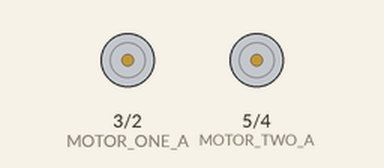
The sketch below on a simulated Arduino Uno, built with avr-gcc and run on an emulated ATmega328P. Shown: motor-driver pin pairs drawn as motors (green arrow = first pin HIGH = forward, orange = second pin HIGH = backward, longer = more drive).

Above: at 1.2 s.
At 3.0 s:
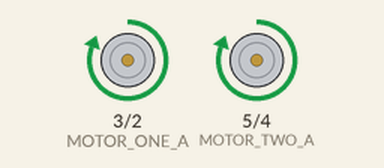
At 8.2 s:
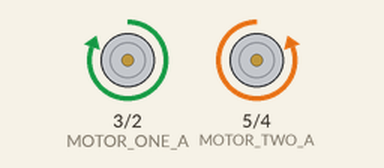
Timing chart, 0 to 12.4 s (numbered marks = the images above):
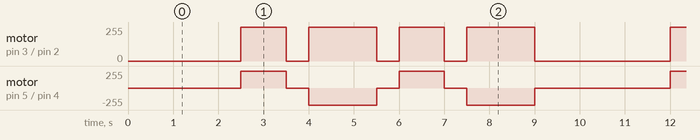

The sketch:

Tank_Draft.ino
```cpp
/*This is part of the code; // Everything after these slashes is a comment and not part of the code

  /*

   Everything in this block is commented out

*/

#define INFRAREDONE 2
#define INFRAREDTWO 3
#define ULTRASONIC_TRIG 4
#define ULTRASONIC_ECHO 5
#define LASER_DIODE 6
#define MOTOR_ONE_A 3
#define MOTOR_ONE_B 2
#define MOTOR_TWO_A 5
#define MOTOR_TWO_B 4
#define BUZZER 7
#define LED ?
#define TURRET_SERVO 8

//move backwards
void moveBackwards() {
  //this is where the code for moving backwards will go.
  digitalWrite(MOTOR_ONE_A, HIGH);
  digitalWrite(MOTOR_ONE_B, LOW);
  digitalWrite(MOTOR_TWO_A, HIGH);
  digitalWrite(MOTOR_TWO_B, LOW);


}

//move forwards
void moveForwards() {
  digitalWrite(MOTOR_ONE_A, HIGH);    // Write to input M1A Low
  digitalWrite(MOTOR_ONE_B, LOW);
  digitalWrite(MOTOR_TWO_A, HIGH);
  digitalWrite(MOTOR_TWO_B, LOW);
}

//Turn left
void turnLeft() {
  digitalWrite(MOTOR_ONE_A, LOW);
  digitalWrite(MOTOR_ONE_B, HIGH);
  digitalWrite(MOTOR_TWO_A, HIGH);
  digitalWrite(MOTOR_TWO_B, LOW);
}

//turn right
void turnRight() {
  digitalWrite(MOTOR_ONE_A, HIGH);
  digitalWrite(MOTOR_ONE_B, LOW);
  digitalWrite(MOTOR_TWO_A, LOW);
  digitalWrite(MOTOR_TWO_B, HIGH);
}

void allStop() {
  digitalWrite(MOTOR_ONE_A, LOW);
  digitalWrite(MOTOR_ONE_B, LOW);
  digitalWrite(MOTOR_TWO_A, LOW);
  digitalWrite(MOTOR_TWO_B, LOW);
}

//detect infrared

void detectInfrared() {

}

//detect echo
void detectEcho() {

}
//fire ze laser!!!

void laserFire() {
  // Everything in these squiggly brackets is
  // part of the laserFire function code block

}

int variable1 = 0;


void setup() {
  pinMode(MOTOR_ONE_A, OUTPUT);
  pinMode(MOTOR_ONE_B, OUTPUT);
  pinMode(MOTOR_TWO_A, OUTPUT);
  pinMode(MOTOR_TWO_B, OUTPUT);

}

void loop() {
  // put your main code here, to run repeatedly:
  delay(2500);
  moveForwards();
  delay(1000);
  allStop();
  delay(500);
  turnRight();
  delay(1500);
  allStop();
  delay(500);
  moveForwards();
  delay(1000);
  allStop();
  delay(500);
  turnRight();
  delay(1500);
  allStop();
  delay(500);
}
```

Measured:
- by itself, motor on pin 3 (MOTOR_ONE_A) / pin 2 (MOTOR_ONE_B): repeats every 9.5 s: stopped 0.50 s, forward 255/255 1.5 s, stopped 0.50 s, forward 255/255 1.0 s, stopped 0.50 s, forward 255/255 1.5 s, stopped 3.0 s, forward 255/255 1.0 s
- by itself, motor on pin 5 (MOTOR_TWO_A) / pin 4 (MOTOR_TWO_B): repeats every 9.5 s: stopped 0.50 s, backward 255/255 1.5 s, stopped 0.50 s, forward 255/255 1.0 s, stopped 0.50 s, backward 255/255 1.5 s, stopped 3.0 s, forward 255/255 1.0 s
